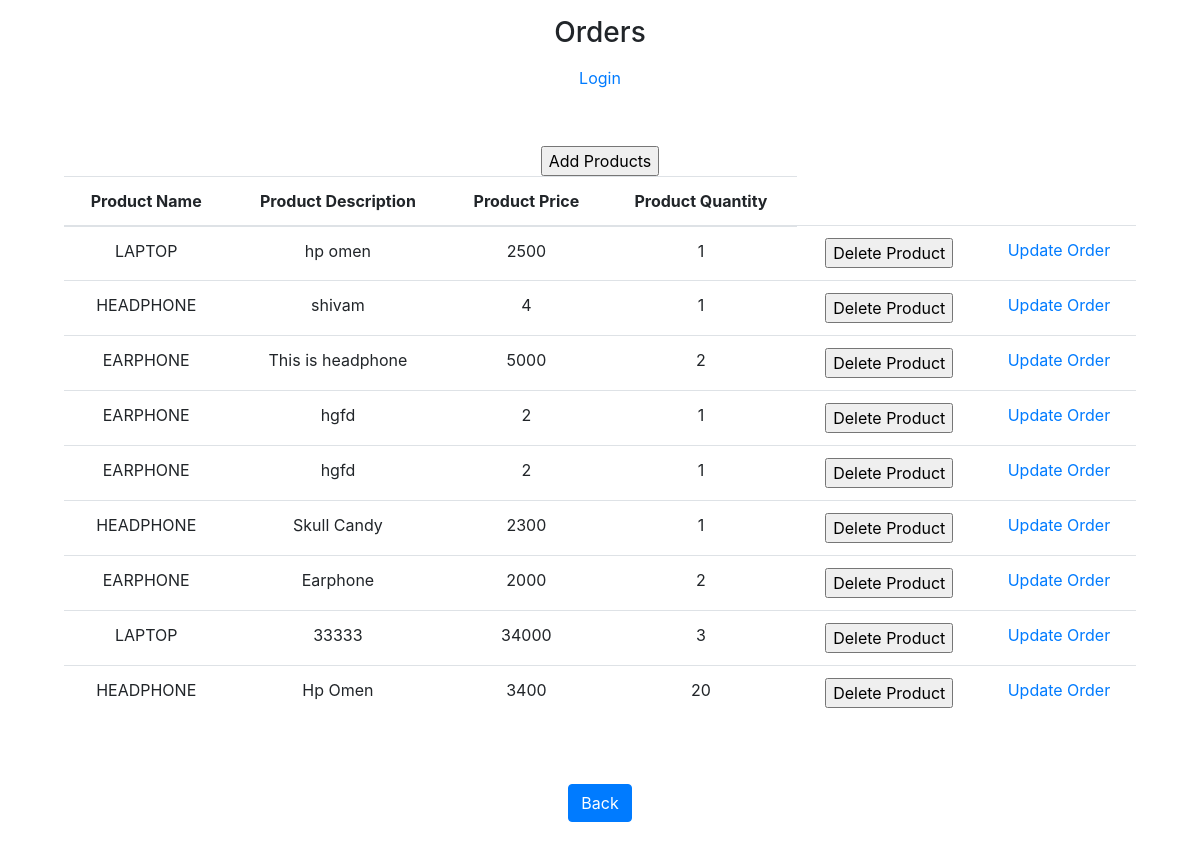
/accounts/show-product-details, run on an earlier commit of the app's database.
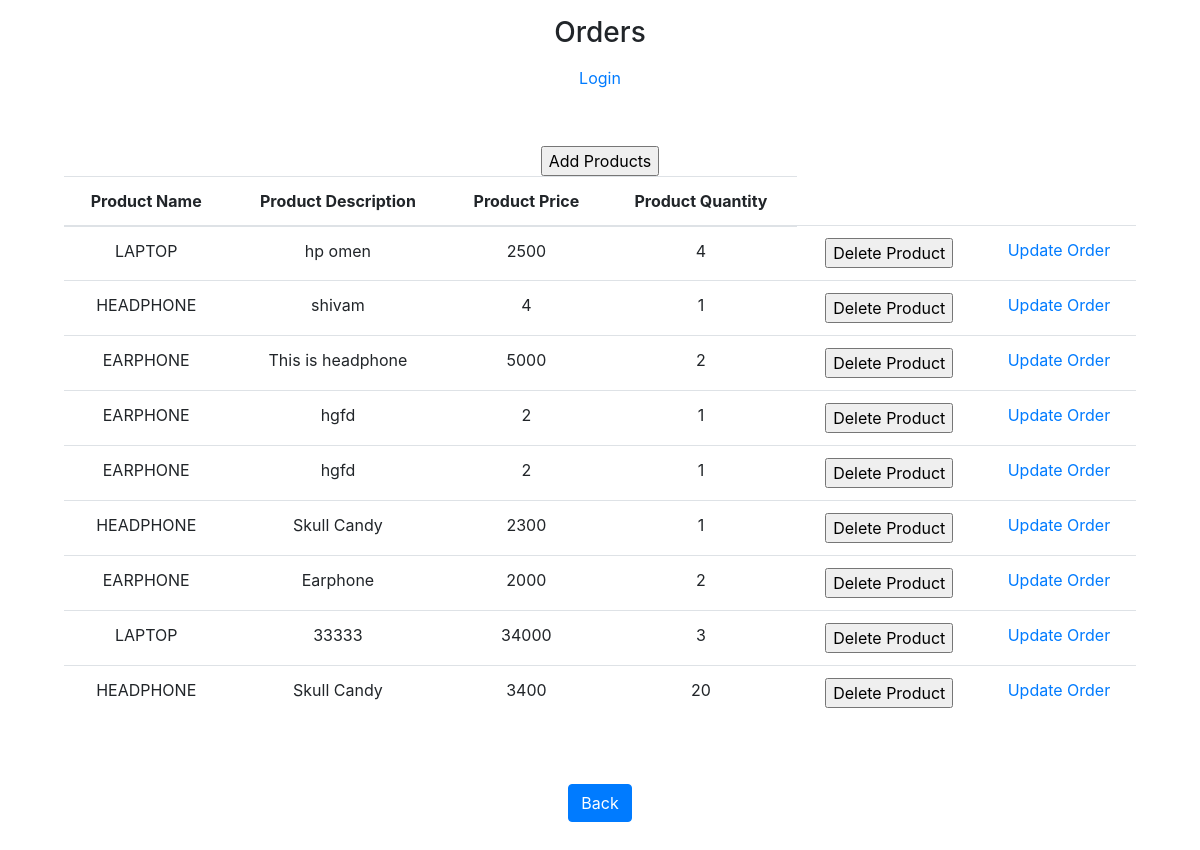
And on a later commit of the database.
### accounts/models.py (models this page shows)
class AddProductModel(models.Model):
    product_name = models.CharField(max_length=20, choices=CATEGORIES)
    product_description = models.CharField(max_length=100)
    product_price = models.IntegerField()
    product_quantity = models.IntegerField(default=0)

### accounts/views.py (the view)
# urls.py: path('show-product-details', views.showProductDetails, name='show-product-details'),
def showProductDetails(request):
    dests = AddProductModel.objects.all()
    return render(request, 'show-product-details.html', {'dests': dests})

### templates/show-product-details.html (shortened to what this page needs)
{% extends 'base.html' %}
{% load static %}
{% block body %}
<div class="m-md-5">
        <form action="add" method="POST">
            <input type="submit" value="Add Products">
        </form>
        <table class="table">
            <thead>
            <tr>
                <th>Product Name</th>
                <th>Product Description</th>
                <th>Product Price</th>
                <th>Product Quantity</th>
            </tr>
            </thead>
            <tbody>
            {% for dest in dests %}
            <tr>
                <td>{{ dest.product_name }}<br></td>
                <td>{{ dest.product_description }}</td>
                <td>{{ dest.product_price }}</td>
                <td>{{ dest.product_quantity }}</td>
                <td>
                    <form action="delete/{{ dest.id }}" method="POST">
                        <input type="submit" value="Delete Product">
                    </form>
                </td>
                <td>
                    <a href="{% url 'update' dest.id %}">Update Order</a>
                </td>
            </tr>
            {% endfor %}
            </tbody>
        </table>
        <br>
        <br>
        <a class="btn btn-primary" href="{% url 'admin-dashboard' %}">Back</a>
        </div>
        {% endblock %}

### templates/base.html (shortened to what this page needs)
<!doctype html>
<html lang="en">
  <head>
    <link rel="stylesheet" href="https://stackpath.bootstrapcdn.com/bootstrap/4.5.0/css/bootstrap.min.css">
  </head>
  <body class="text-center">
    <div class="cover-container d-flex w-100 h-100 p-3 mx-auto flex-column">
  <header class="masthead mb-auto">
    <div class="inner">
      <h3 class="masthead-brand">Orders</h3>
      <nav class="nav nav-masthead justify-content-center">
        {% if user.is_authenticated %}
        <a class="nav-link active" href="{% url 'logout' %}">logout</a>
        {% else %}
        <a class="nav-link active" href="/accounts/login">Login</a>
        {% endif %}
      </nav>
    </div>
  </header>
{% block body %}{% endblock %}
</body>
</html>

What changed in the data, as far as the page shows it:
changed AddProductModel "hp omen": product_quantity "1" → "4"
changed AddProductModel (number 9 of 9 on the later page): product_description "Hp Omen" → "Skull Candy"
